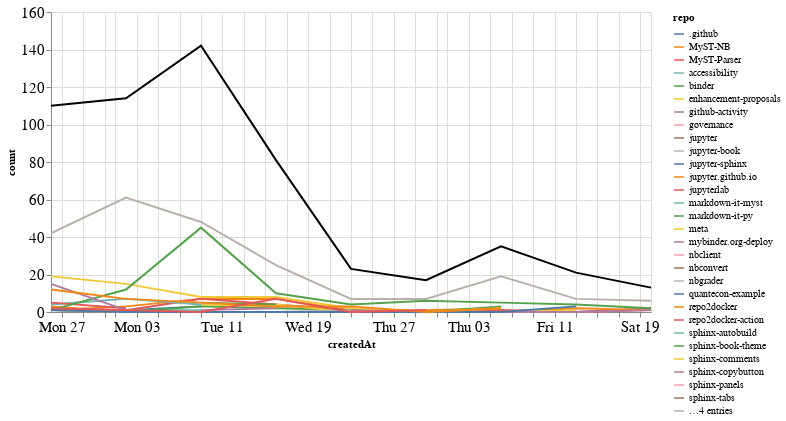

The cell this chart's notebook holds for it:
### Markdown cell above
## Comments

### Code cell
comments_time = comments.groupby('repo').resample('W', on='createdAt').count()['author'].reset_index()
comments_time = comments_time.rename(columns={'author': 'count'})
comments_time_total = comments_time.groupby('createdAt').agg({"count": "sum"}).reset_index()
ch1 = alt.Chart(comments_time, width=600).mark_line().encode(
    x='createdAt',
    y='count',
    color='repo',
    tooltip="repo"
)

ch2 = alt.Chart(comments_time_total, width=600).mark_line(color="black").encode(
    x='createdAt',
    y='count',
)

ch1 + ch2

### Figure 1 — Vega-Lite specification as saved in the notebook (floating-point values rounded to 4 significant figures; data arrays with more than 128 entries replaced by an {"elided": "..."} marker saying what was removed)
{"config": {"axisLeft": {"labelFontSize": 15}, "axisBottom": {"labelFontSize": 15}}, "layer": [{"data": {"name": "data-0f638a416d1f7b685d5b820e15eb9777"}, "mark": "line", "encoding": {"color": {"type": "nominal", "field": "repo"}, "tooltip": {"type": "nominal", "field": "repo"}, "x": {"type": "temporal", "field": "createdAt"}, "y": {"type": "quantitative", "field": "count"}}, "width": 600}, {"data": {"name": "data-9299923859c56652748de4855cddd4a3"}, "mark": {"type": "line", "color": "black"}, "encoding": {"x": {"type": "temporal", "field": "createdAt"}, "y": {"type": "quantitative", "field": "count"}}, "width": 600}], "$schema": "https://vega.github.io/schema/vega-lite/v4.8.1.json", "datasets": {"data-0f638a416d1f7b685d5b820e15eb9777": {"elided": "130 records"}, "data-9299923859c56652748de4855cddd4a3": [{"createdAt": "2020-07-26T00:00:00", "count": 110}, {"createdAt": "2020-08-02T00:00:00", "count": 114}, {"createdAt": "2020-08-09T00:00:00", "count": 142}, {"createdAt": "2020-08-16T00:00:00", "count": 81}, {"createdAt": "2020-08-23T00:00:00", "count": 23}, {"createdAt": "2020-08-30T00:00:00", "count": 17}, {"createdAt": "2020-09-06T00:00:00", "count": 35}, {"createdAt": "2020-09-13T00:00:00", "count": 21}, {"createdAt": "2020-09-20T00:00:00", "count": 13}]}}
